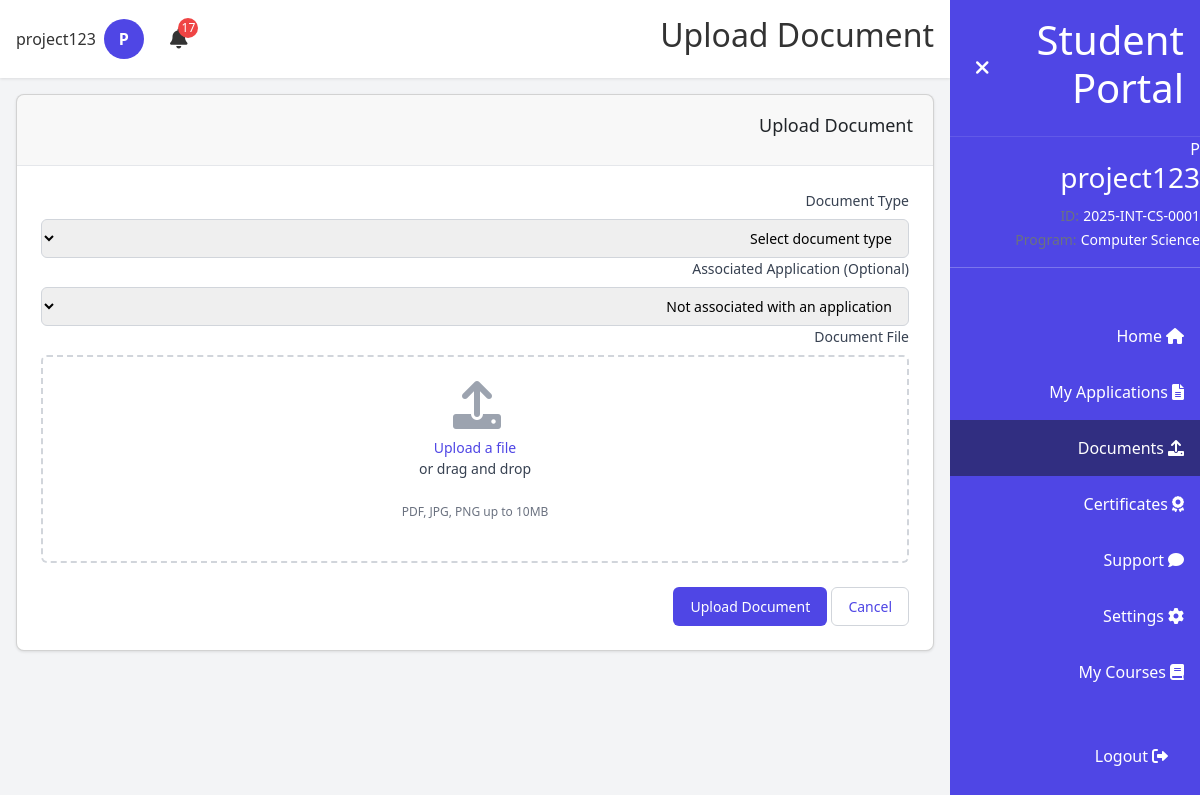
/student/documents/upload (signed in), run on the app's committed database.
### models.py (models this page shows, shortened)
class User(db.Model, UserMixin):
    __tablename__ = 'user'
    __table_args__ = {'extend_existing': True}
    id = db.Column(db.Integer, primary_key=True)
    email = db.Column(db.String(120), unique=True, nullable=False)
    password_hash = db.Column(db.String(128), nullable=False)
    full_name = db.Column(db.String(100), nullable=False)
    phone = db.Column(db.String(20), nullable=True)
    nationality = db.Column(db.String(50), nullable=True)
    education = db.Column(db.String(50), nullable=True)
    role = db.Column(db.String(20), default='student')
    created_at = db.Column(db.DateTime, default=datetime.utcnow)
    applications = db.relationship('Application', backref='user', lazy=True)
    documents = db.relationship('Document', backref='user', lazy=True)
    certificates = db.relationship('Certificate', backref='user', lazy=True)
    tickets = db.relationship('Ticket', backref='user', lazy=True)
    notifications = db.relationship('Notification', backref='user', lazy=True)
    def is_admin(self):
        return self.role == 'admin'

class StudentID(db.Model):
    __tablename__ = 'student_id'
    __table_args__ = {'extend_existing': True}
    id = db.Column(db.Integer, primary_key=True)
    student_id = db.Column(db.String(20), unique=True, nullable=False)
    application_id = db.Column(db.Integer, db.ForeignKey('application.id'), unique=True, nullable=False)
    application = db.relationship('Application', backref='student_id', lazy=True)
    created_at = db.Column(db.DateTime, default=datetime.utcnow)

class Application(db.Model):
    __tablename__ = 'application'
    __table_args__ = {'extend_existing': True}
    id = db.Column(db.Integer, primary_key=True)
    app_id = db.Column(db.String(20), unique=True, nullable=False)
    user_id = db.Column(db.Integer, db.ForeignKey('user.id'), nullable=False)
    program = db.Column(db.String(200), nullable=False)  # This stores the program name
    program_id = db.Column(db.Integer, db.ForeignKey('programs.id'), nullable=True)
    program_relation = db.relationship('Program', backref='applications', lazy=True)
    status = db.Column(db.String(50), default='Pending Review')
    payment_status = db.Column(db.String(20), default='Pending')
    date_submitted = db.Column(db.DateTime, default=datetime.utcnow)

### run.py (the view, shortened to what this page needs)
@app.route('/student/documents/upload', methods=['GET', 'POST'])
@login_required
def student_upload_document():
    if current_user.is_admin():
        return redirect(url_for('admin_dashboard'))
    class DocumentForm(FlaskForm):
        pass  # Empty form just for CSRF protection
    form = DocumentForm()
    applications = Application.query.filter_by(user_id=current_user.id).all()
    return render_template('student/upload_document.html', form=form, applications=applications)

### run.py
    class DocumentForm(FlaskForm):
        pass  # Empty form just for CSRF protection

### run.py (called while the page is built, shortened)
@login_manager.user_loader
def load_user(user_id):
    return User.query.get(int(user_id))

@app.template_filter('initials')
def initials_filter(name):
    if not name:
        return "UN"
    parts = name.split()
    if len(parts) == 1:
        return parts[0][0].upper()
    else:
        return (parts[0][0] + parts[-1][0]).upper()

def calculate_gpa(user_id):
    try:
        enrollments = CourseEnrollment.query.filter_by(student_id=user_id).all()
        if not enrollments:
            return None
        total_gpa_points = 0
        total_credits = 0
        for enrollment in enrollments:
            if not enrollment.grade or enrollment.status != 'Completed':
                continue
        if total_credits == 0:
            return None
        return total_gpa_points / total_credits
    except Exception as e:
        print(f"Error calculating GPA: {str(e)}")
        return None

@app.context_processor
def inject_now():
    return {'now': datetime.utcnow()}

@app.context_processor
def utility_processor():
    return {
        'now': datetime.now()
    }

### templates/student/upload_document.html (shortened to what this page needs)
{% extends "student_layout.html" %}
{% block page_title %}Upload Document{% endblock %}
{% block main_content %}
<div class="card">
    <div class="card-header">
        <h3>Upload Document</h3>
    </div>
    <div class="card-body">
        <form method="POST" action="{{ url_for('student_upload_document') }}" enctype="multipart/form-data">
            <div class="form-group">
                <label for="document_type">Document Type</label>
                <select id="document_type" name="document_type" required class="form-input">
                    <option value="">Select document type</option>
                </select>
            </div>
            <div class="form-group">
                <label for="application_id">Associated Application (Optional)</label>
                <select id="application_id" name="application_id" class="form-input">
                    <option value="">Not associated with an application</option>
                </select>
            </div>
            <div class="form-group">
                <label for="document">Document File</label>
                <div class="file-upload-container">
                    <label for="document" class="file-upload-label">
                        <i class="fas fa-upload"></i>
                        <div>
                            <span class="upload-text" id="file-name">Upload a file</span>
                            <p>or drag and drop</p>
                        </div>
                        <p class="file-types">PDF, JPG, PNG up to 10MB</p>
                    </label>
                </div>
            </div>
            <div class="form-actions">
                <a href="{{ url_for('student_documents') }}" class="btn outline">Cancel</a>
                <button type="submit" class="btn primary">Upload Document</button>
            </div>
        </form>
    </div>
</div>
{% endblock %}

### templates/student_layout.html (shortened to what this page needs)
{% extends "base.html" %}
{% block content %}
<div class="dashboard-container">
    <div id="sidebar" class="sidebar">
        <div class="sidebar-header">
            <h1 id="sidebar-title">Student Portal</h1>
            <button id="toggle-sidebar" class="btn-icon">
                <i class="fas fa-times"></i>
            </button>
        </div>
        {% if student_id %}
        <div class="sidebar-profile">
            <div class="sidebar-avatar">
                {{ current_user.full_name|initials }}
            </div>
            <h3 class="sidebar-name">{{ current_user.full_name }}</h3>
            <div class="sidebar-info">
                <div class="info-item">
                    <span class="info-label">ID:</span>
                    <span class="info-value">{{ student_id }}</span>
                </div>
                <div class="info-item">
                    <span class="info-label">Program:</span>
                    <span class="info-value small">{{ program }}</span>
                </div>
            </div>
        </div>
        <hr class="sidebar-divider">
        {% endif %}
        <nav class="sidebar-nav">
            <a href="{{ url_for('student_dashboard') }}" class="nav-item {% if request.endpoint == 'student_dashboard' %}active{% endif %}">
                <i class="fas fa-home"></i>
                <span class="nav-text">Home</span>
            </a>
            <a href="{{ url_for('student_applications') }}" class="nav-item {% if request.endpoint == 'student_applications' or request.endpoint == 'student_new_application' %}active{% endif %}">
                <i class="fas fa-file-alt"></i>
                <span class="nav-text">My Applications</span>
            </a>
            <a href="{{ url_for('student_documents') }}" class="nav-item {% if request.endpoint == 'student_documents' or request.endpoint == 'student_upload_document' %}active{% endif %}">
                <i class="fas fa-upload"></i>
                <span class="nav-text">Documents</span>
            </a>
            <a href="{{ url_for('student_certificates') }}" class="nav-item {% if request.endpoint == 'student_certificates' or request.endpoint == 'student_request_certificate' %}active{% endif %}">
                <i class="fas fa-award"></i>
                <span class="nav-text">Certificates</span>
            </a>
            <a href="{{ url_for('student_support') }}" class="nav-item {% if request.endpoint == 'student_support' or request.endpoint == 'student_new_ticket' or request.endpoint == 'student_ticket_detail' %}active{% endif %}">
                <i class="fas fa-comment"></i>
                <span class="nav-text">Support</span>
            </a>
            <a href="{{ url_for('student_settings') }}" class="nav-item {% if request.endpoint == 'student_settings' %}active{% endif %}">
                <i class="fas fa-cog"></i>
                <span class="nav-text">Settings</span>
            </a>
            <a href="{{ url_for('student_courses') }}" class="nav-item {% if request.endpoint == 'student_courses' %}active{% endif %}">
                <i class="fas fa-book"></i>
                <span class="nav-text">My Courses</span>
            </a>
        </nav>
        <div class="logout-container">
            <a href="{{ url_for('logout') }}" class="nav-item">
                <i class="fas fa-sign-out-alt"></i>
                <span class="nav-text">Logout</span>
            </a>
        </div>
    </div>
    <div class="main-content">
        <header class="header">
            <div class="header-content">
                <h2 id="page-title">{% block page_title %}Dashboard{% endblock %}</h2>
                <div class="header-actions">
                    <div class="notification-container">
                        <button id="notification-btn" class="btn-icon">
                            <i class="fas fa-bell"></i>
                            {% set unread_notifications = current_user.notifications|selectattr('read', 'equalto', false)|list %}
                            {% if unread_notifications %}
                                <span id="notification-badge" class="notification-badge">{{ unread_notifications|length }}</span>
                            {% endif %}
                        </button>
                    </div>
                    <div class="user-container">
                        <div class="avatar">
                            {{ current_user.full_name|initials }}
                        </div>
                        <span id="user-name" class="user-name">{{ current_user.full_name }}</span>
                    </div>
                </div>
            </div>
        </header>
        <main class="content">
            {% block main_content %}{% endblock %}
        </main>
    </div>
</div>
{% endblock %}

### data on the page
User: full_name|initials "P", full_name "project123"
StudentID: student "2025-INT-CS-0001"
Application: program "Computer Science"

### other printed values
{{ unread_notifications|length }} "17"
